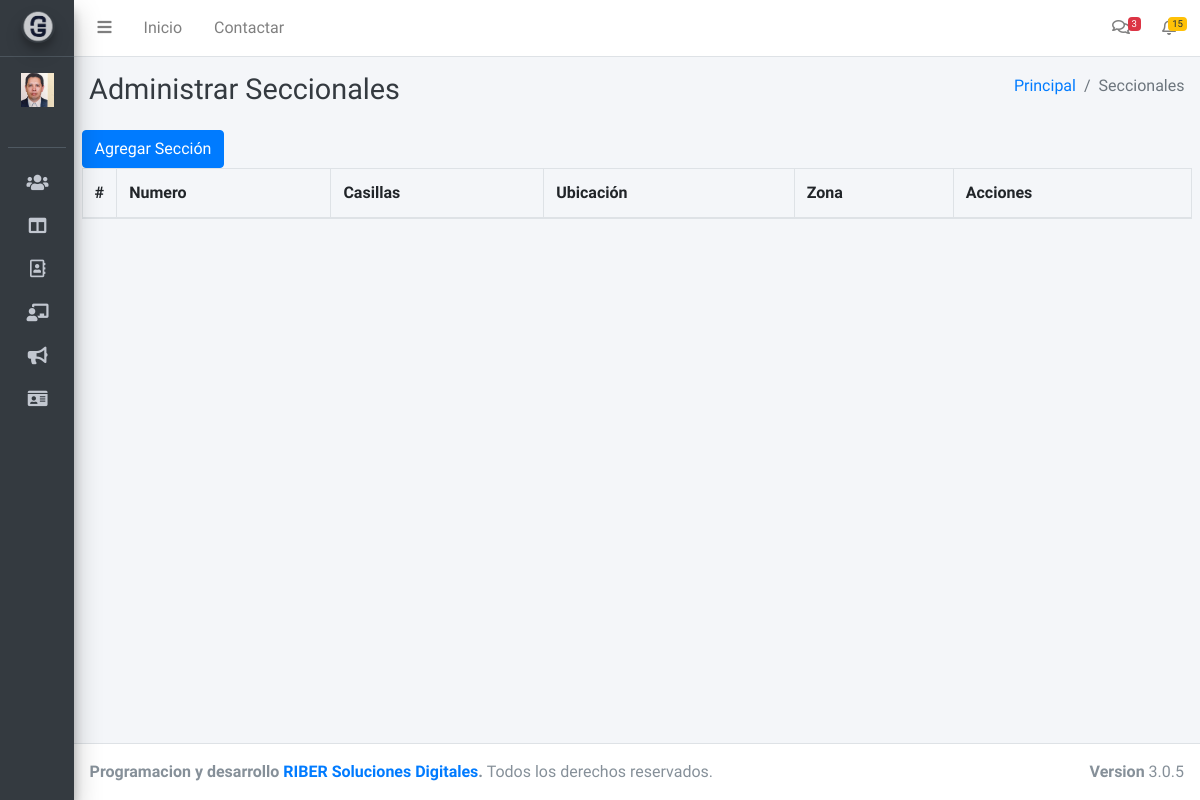
Before: /seccionales (signed in) with the older database file.
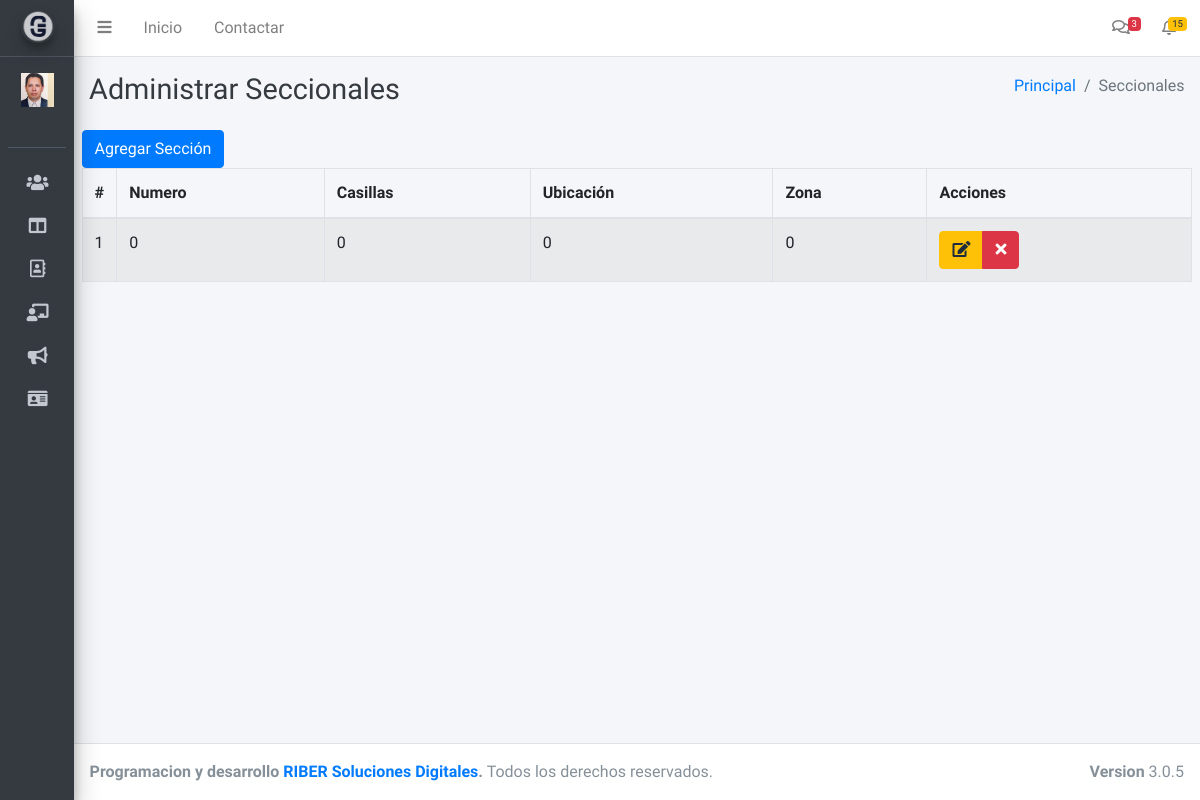
After: the same page with the newer database file.
### tables this page shows
CREATE TABLE `secciones` (
  `id` int NOT NULL AUTO_INCREMENT,
  `numero` varchar(10) DEFAULT NULL,
  `tipo_casilla` varchar(45) DEFAULT NULL,
  `ubicacion` varchar(250) DEFAULT NULL,
  `zona` varchar(20) DEFAULT NULL,
  PRIMARY KEY (`id`)
);

### controllers/template.controller.php (called while the page is built)
<?php
class ControllerTemplate{
  static public function ctrTemplate(){
    include "views/template.php";
  }
}

### index.php (called while the page is built, shortened)
<?php
require_once "controllers/template.controller.php";
require_once "controllers/users.controller.php";
require_once "controllers/seccionales.controller.php";
require_once "controllers/nominal.controller.php";
require_once "models/seccionales.model.php";
$template = new ControllerTemplate();
$template->ctrTemplate();

### controllers/seccionales.controller.php (called while the page is built, shortened)
<?php
class ControladorSeccionales
{
	public static function ctrMostrarSeccionales($item, $valor)
	{
		$tabla = "secciones";
		$respuesta = ModeloSeccionales::mdlMostrarSeccionales($tabla, $item, $valor);
		return $respuesta;
	}
}

### models/connection.php (called while the page is built)
<?php
class Conexion{
	static public function conectar(){
		try{
			$servidor="mysql:host=localhost;dbname=electoral";
			$usuario="root";
			$clave="";
			$link = new PDO($servidor,$usuario,$clave);
			$link->setAttribute(PDO::ATTR_ERRMODE, PDO::ERRMODE_EXCEPTION);
			$link->exec("set names utf8");
			return $link;
			}catch(PDOException $e){
			echo "ERROR: " . $e->getMessage();
		  }
	}
}

### models/seccionales.model.php (called while the page is built, shortened)
<?php
require_once "connection.php";
class ModeloSeccionales
{
	static public function mdlMostrarSeccionales($tabla, $item, $valor)
	{
		if ($item != null) {
			$stmt = Conexion::conectar()->prepare("SELECT * FROM $tabla WHERE $item = :$item");
			$stmt->bindParam(":" . $item, $valor, PDO::PARAM_STR);
			$stmt->execute();
			return $stmt->fetch();
		} else {
			$stmt = Conexion::conectar()->prepare("SELECT * FROM $tabla");
			$stmt->execute();
			return $stmt->fetchAll();
		}
	}
}

### views/modules/seccionales.php (the view, shortened to what this page needs)
<div class="content-wrapper">
  <div class="content-header">
    <div class="container-fluid">
      <div class="row mb-2">
        <div class="col-sm-6">
          <h1 class="m-0 text-dark">Administrar Seccionales</h1>
        </div>
        <div class="col-sm-6">
          <ol class="breadcrumb float-sm-right">
            <li class="breadcrumb-item"><a href="home">Principal</a></li>
            <li class="breadcrumb-item active">Seccionales</li>
          </ol>
        </div>
      </div>
    </div>
  </div>
  <section class="content">
    <div class="box">
      <div class="box-header with-border">
        <button class="btn btn-primary" data-toggle="modal" data-target="#modalAgregarSeccional">
          Agregar Sección
        </button>
      </div>
      <div class="box-body">
        <table class="table table-bordered table-striped dt-responsive tablas" width="100%">
          <thead>
            <tr>
              <th style="width:10px">#</th>
              <th>Numero</th>
              <th>Casillas</th>
              <th>Ubicación</th>
              <th>Zona</th>
              <th>Acciones</th>
            </tr>
          </thead>
          <tbody>
            <?php
            $item = null;
            $valor = null;
            $seccionales = ControladorSeccionales::ctrMostrarSeccionales($item, $valor);
            foreach ($seccionales as $key => $value) {
              echo ' <tr>
              <td>' . ($key + 1) . '</td>
              <td>' . $value["numero"] . '</td>
              <td>' . $value["tipo_casilla"] . '</td>
              <td>' . $value["ubicacion"] . '</td>
              <td>' . $value["zona"] . '</td>
              <td>
                <div class="btn-group">
                  <button class="btn btn-warning btnEditarSeccional" idSeccional="' . $value["id"] . '" data-toggle="modal" data-target="#modalEditarSeccional"><i class="fa fa-edit"></i></button>
                  <button class="btn btn-danger btnEliminarSeccional" idSeccional="' . $value["id"] . '"  numero="' . $value["numero"] . '"><i class="fa fa-times"></i></button>
                </div>
              </td>
            </tr>';
            }
            ?>
          </tbody>
        </table>
      </div>
    </div>
  </section>
</div>

### views/template.php (shortened to what this page needs)
<!DOCTYPE html>
<html>
<head>
  <link rel="stylesheet" href="views/plugins/daterangepicker/daterangepicker.css">
  <link rel="stylesheet" href="views/plugins/fontawesome-free/css/all.min.css">
  <link rel="stylesheet" href="https://unpkg.com/leaflet@1.7.1/dist/leaflet.css" />
  <link rel="stylesheet" href="https://code.ionicframework.com/ionicons/2.0.1/css/ionicons.min.css">
  <link rel="stylesheet" href="views/css/adminlte.css">
</head>
<body class="hold-transition sidebar-collapse sidebar-mini layout-fixed ">
  <?php
  if (isset($_SESSION["session_start"]) && $_SESSION["session_start"] == "c195b44182f3da8e9b3797915ad450aa") {
    echo '<div class="wrapper">';
    include "modules/header.php";
    include "modules/sidebar.php";
    if (isset($_GET["ruta"])) {
      if (
        $_GET["ruta"] == "exit" ||
        $_GET["ruta"] == "usuarios" ||
        $_GET["ruta"] == "altausuarios" ||
        $_GET["ruta"] == "inicio" ||
        $_GET["ruta"] == "configuracion" ||
        $_GET["ruta"] == "solicitudes" ||
        $_GET["ruta"] == "problematicas" ||
        $_GET["ruta"] == "organizacion" ||
        $_GET["ruta"] == "coordinadores" ||
        $_GET["ruta"] == "agregarcoordinador" ||
        $_GET["ruta"] == "altapromotor" ||
        $_GET["ruta"] == "promotores" ||
        $_GET["ruta"] == "promovidos" ||
        $_GET["ruta"] == "altapromovidos" ||
        $_GET["ruta"] == "altacoordinador" ||
        $_GET["ruta"] == "seccionales" ||
        $_GET["ruta"] == "nominal"
      ) {
        include "modules/" . $_GET["ruta"] . ".php";
      } else {
        include "modules/404.php";
      }
    }
    include "modules/footer.php";
    echo '</div>';
  } else {
    include "modules/login.php";
  }
  ?>
</body>
</html>

### views/modules/header.php (shortened to what this page needs)
<nav class="main-header navbar navbar-expand navbar-white navbar-light">
    <ul class="navbar-nav">
      <li class="nav-item">
        <a class="nav-link" data-widget="pushmenu" href="#" role="button"><i class="fas fa-bars"></i></a>
      </li>
      <li class="nav-item d-none d-sm-inline-block">
        <a href="inicio" class="nav-link">Inicio</a>
      </li>
      <li class="nav-item d-none d-sm-inline-block">
        <a href="comunica" class="nav-link">Contactar</a>
      </li>
    </ul>
    <ul class="navbar-nav ml-auto">
      <li class="nav-item dropdown">
        <a class="nav-link" data-toggle="dropdown" href="#">
          <i class="far fa-comments"></i>
          <span class="badge badge-danger navbar-badge">3</span>
        </a>
      </li>
      <li class="nav-item dropdown">
        <a class="nav-link" data-toggle="dropdown" href="#">
          <span class="badge badge-warning navbar-badge">15</span>
        </a>
      </li>
    </ul>
  </nav>

### views/modules/sidebar.php (shortened to what this page needs)
<aside class="main-sidebar sidebar-dark-primary elevation-4">
  <a href="inicio" class="brand-link">
    <img src="views/img/template/AdminLTELogo.png" alt="AdminLTE Logo" class="brand-image img-circle elevation-3"
         style="opacity: .8">
  </a>
  <div class="sidebar">
    <div class="user-panel mt-3 pb-3 mb-3 d-flex">
      <div class="image">
      <?php
          if($_SESSION["foto"] != ""){
            echo '<img src="'.$_SESSION["foto"].'" class="user-image">';
          }else{
            echo '<img src="views/img/users/default/anonymous.png" class="user-image">';
          }
          ?>
      </div>
    </div>
    <nav class="mt-2">
      <ul class="nav nav-pills nav-sidebar flex-column" data-widget="treeview" role="menu" data-accordion="false">
        <?php
        if ($_SESSION["perfil"]=="Administrador"){
        echo '
          <li class="nav-item">
            <a href="usuarios" class="nav-link">
              <i class="nav-icon fas fa-users"></i>
              <p>Usuarios</p>
            </a>
          </li>
          <li class="nav-item">
            <a href="configuracion" class="nav-link">
              <i class="nav-icon fas fa-columns"></i>
              <p>Configuración</p>
            </a>
          </li>
          <li class="nav-item">
            <a href="organizacion" class="nav-link">
              <i class="nav-icon far fa-address-book"></i>
              <p>Organizaciones</p>
            </a>
          </li>
          <li class="nav-item">
            <a href="coordinadores" class="nav-link">
              <i class="nav-icon fas fa-chalkboard-teacher"></i>
              <p>Coordinadores</p>
            </a>
          </li>';
        }
        ?>
        <?php
      if ($_SESSION["perfil"]=="coordinador" || $_SESSION["perfil"]=="Administrador"){
        echo '
        <li class="nav-item">
          <a href="promotores" class="nav-link">
            <i class="nav-icon fas fa-bullhorn"></i>
            <p>Promotores</p>
          </a>
        </li>';
      }
      ?>
        <li class="nav-item">
          <a href="promovidos" class="nav-link">
            <i class="nav-icon fas fa-id-card"></i>
          </a>
        </li>
      </ul>
    </nav>
  </div>
</aside>

### views/modules/footer.php (shortened to what this page needs)
<footer class="main-footer">
  <strong>Programacion y desarrollo <a href="http://www.riber.com.mx">RIBER Soluciones Digitales</a>.</strong>
  Todos los derechos reservados.
  <div class="float-right d-none d-sm-inline-block">
    <b>Version</b> 3.0.5
  </div>
</footer>

Changed rows visible on the page:
added secciones: numero "0", tipo_casilla "0", ubicacion "0", zona "0"
